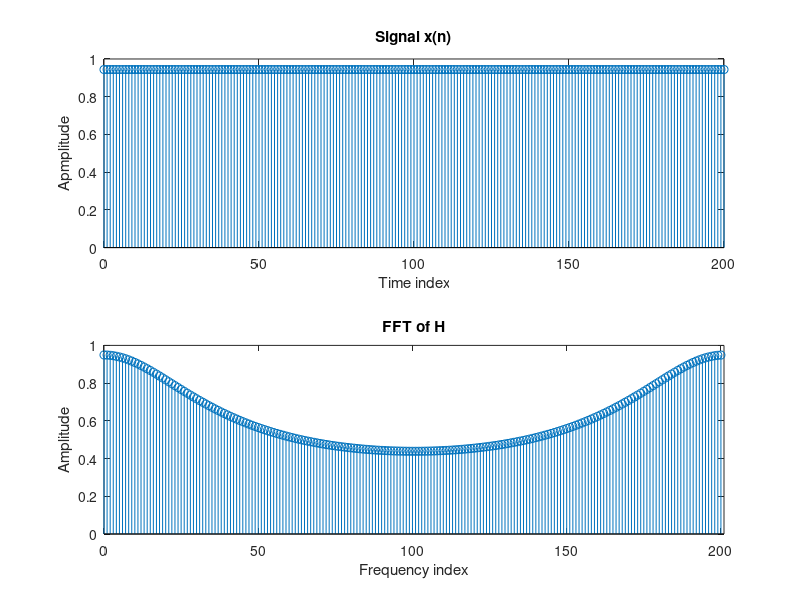

Recreate this plot in MATLAB. (Note: this script raises an error after producing the figure.)
clc;
clear all;
close all;

n = 0:200;
xn = 3 * sin(cos(32 * pi * n)) + 2 * cos(0.79 * pi);
hn = 0.6 * exp(-n);

% Q2.1.
figure(1);

subplot(2, 1, 1);
stem(n, xn);
xlabel('Time index');
ylabel('Apmplitude');
title('Signal x(n)');

X = fft(xn);

subplot(2, 1, 2);
stem(n, abs(X));
xlim([min(n) max(n) + 1]);
xlabel('Frequency index');
ylabel('Amplitude');
title('FFT of X');

Y = fft(hn);

subplot(2, 1, 2);
stem(n, abs(Y));
xlim([min(n) max(n) + 1]);
xlabel('Frequency index');
ylabel('Amplitude');
title('FFT of H');

% Q2.2.
figure(2);

M = 51;
wc = 1 / 2 * pi;

hd = ideal_lp(wc, M);
w_hamming = hamming(M)';

h1 = hd .* w_hamming;
[y1, no] = nhan_2_tin_hieu(xn, n, h1, 0:M - 1);
Y1 = fft(y1);

stem(n, abs(Y1));
xlim([min(n) max(n) + 1]);
title('FFT of Y1');
xlabel('Frequency index');
ylabel('Amplitude');
